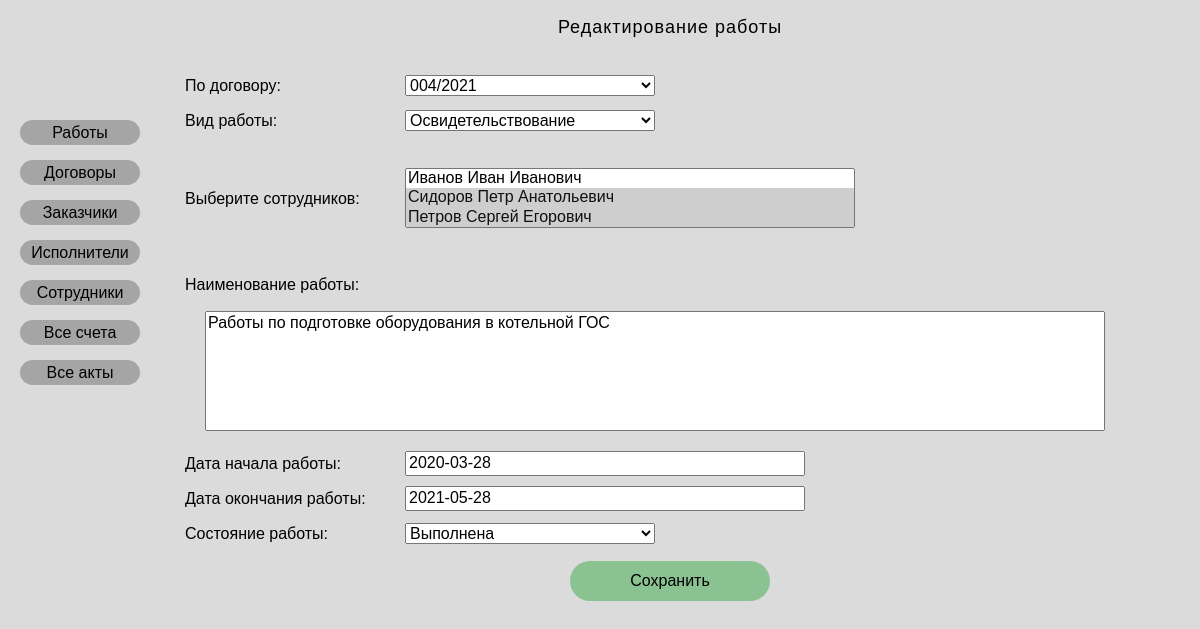
/contract/work_list_main/24/, run on the app's committed database.
### vcrdocumentsproject/apps/document/models.py (models this page shows, shortened)
class Works(models.Model):
    work_code = models.AutoField('Код работы', primary_key=True)
    type_of_work = models.CharField('Вид работы', max_length = 250, null=True)
    contract_number = models.ForeignKey(Contracts, on_delete=models.CASCADE)
    employee_code = models.ManyToManyField(Employees)
    description = models.TextField('Наименование', null=True)
    work_start_date = models.DateField('Дата начала работы', null=True)
    work_end_date = models.DateField('Дата завершения работы', null=True)
    work_status = models.BooleanField('Статус выполнения работы', default=False, null=True)
    class Meta:
        verbose_name = "Работа"
        verbose_name_plural = "Работы"

### vcrdocumentsproject/apps/document/views.py (the view)
# urls.py: path('work_list_main/<str:work_code>/', views.work, name='work'),
def work(request, work_code):
    try:
        a = Works.objects.get( work_code  = work_code )
        contracts = Contracts.objects.all()
        employees = Employees.objects.all()
        work_type_const = ["Освидетельствование", "Диагностирование", "Экспертиза",
                           "Режимная наладка", "Пусковая наладка", "Обследование", "Прочее"]
        work = {'contracts': contracts, 'employees': employees, 'works': a, 'work_type_const':work_type_const}
    except:
        raise Http404("Работа не найдена")
    return  render(request, 'document/work.html', {'work': work})

### vcrdocumentsproject/templates/document/work.html (shortened to what this page needs)
{% extends 'base.html' %}
{% block content %}
<div class="content-container">
<form action="{% url 'contract:work_save' work.works.work_code %}" method="POST">
    <p class="title">Редактирование работы</p>
      <div class="item-select-wrapper"><p>По договору:</p>
    <select class="item-select-short" name="contract_code">
        {% for a in work.contracts %}
        <option value="{{a.contract_code}}" >{{a.contract_number}}</option>
        {% endfor %}
    </select></div>
    <div class="item-select-wrapper"><p>Вид работы:</p>
    <select class="item-select-short"  name="type_of_work"> {{w.type_of_work}}
            {% for a in work.work_type_const %}
                {% if a == work.type_of_work %}
                    <option value="{{a}}" selected>{{a}}</option>
                {% else %}
                    <option value="{{a}}" >{{a}}</option>
                {% endif %}
            {% endfor %}
        </select>
    </div>
<div class="item-select-wrapper-big">
    <div class="item-select-wrapper"><p>Выберите сотрудников:</p></div>
    <select class="item-select" name="employee" multiple size="3">
        {% if work.employees %}
        {% for a in work.employees %}
                {% if a in work.works.employee_code.all %}
                    <option value="{{a.employee_code}}" selected>{{a.fio}}</option>
                {% else %}
                   <option value="{{a.employee_code}}" >{{a.fio}}</option>
                {% endif %}
        {% endfor %}
        {% endif %}
    </select>
</div>
    <div class="item-textarea-wrapper"><p>Наименование работы:</p><textarea type="text" value="{{work.works.description}}" maxlength = "1000" name="description">{{work.works.description}}</textarea></div>
        <div class="item-select-wrapper"><p>Дата начала работы:</p><input class="item-input" type="datetime" value="{{work.works.work_start_date|date:"Y-m-d"}}"  name="work_start_date"></div>
        <div class="item-select-wrapper"><p>Дата окончания работы:</p><input class="item-input" type="datetime" value="{{work.works.work_end_date|date:"Y-m-d"}}" name="work_end_date"> </div>
    <div class="item-select-wrapper"><p>Состояние работы:</p>
    <select class="item-select-short" name="work_status">
                {% if work.works.work_status == True %}
                    <option value="True" selected >Выполнена</option>
                {% else %}
                    <option value="True" >Выполнена</option>
                    <option value="False" selected>Не выполнена</option>
                {% endif %}
    </select>
        </div>
        <div class="button-wrapper"><button class="button-save" type="submit">Сохранить</button></div>
</form>
</div>
{% endblock %}

### vcrdocumentsproject/apps/document/static/document/css/style.css (style rules this page uses)
* { box-sizing: border-box; }
.content-container { padding-top: 17px; width: 970px; margin-bottom: 15px; }
textarea { resize: none; align-self: center; width: 900px; height: 120px; text-align: start; margin-left: 20px; margin-right: 20px; margin-bottom: 10px; }
p { width: 220px; }
html { overflow-y: scroll; }
body { display: flex; background-color: rgba(196, 196, 196, 0.6); font-family: sans-serif; font-style: normal; font-weight: normal; font-size: 16px; line-height: 21px; cursor: default; }
.title { width: 970px; margin-top: 0px; text-align: center; font-size: 18px; margin-bottom: 30px; letter-spacing: 1px; }
.item-select-wrapper { display: flex; height: 35px; align-items: center; }
.item-select-wrapper-big { display: flex; height: 120px; align-items: center; }
.item-input { width: 400px; }
.item-select-short { width: 250px; }
.item-select { width: 450px; }
.button-wrapper { display: flex; justify-content: center; margin-bottom: 20px; margin-top: 10px; }
.button-save { background-color: #8BC291; border: none; border-radius: 20px; width: 200px; height: 40px; }

### data on the page
Works: description "Работы по подготовке оборудования в котельной ГОС", work_start_date "2020-03-28", work_end_date "2021-05-28", work_status "Выполнена"

### other printed values
form field contract_code "004/2021"
form field type_of_work "Освидетельствование"
form field employee "Иванов Иван Иванович / Сидоров Петр Анатольевич ☑ / Петров Сергей Егорович ☑"
